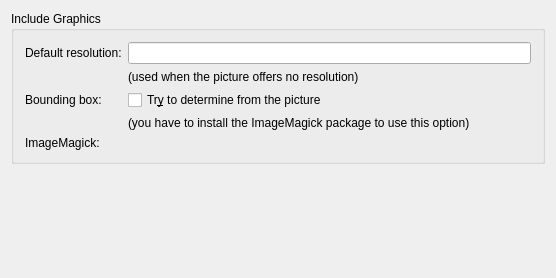
<ui version="4.0" >
 <class>KileWidgetGraphicsConfig</class>
 <widget class="QWidget" name="KileWidgetGraphicsConfig" >
  <property name="geometry" >
   <rect>
    <x>0</x>
    <y>0</y>
    <width>552</width>
    <height>278</height>
   </rect>
  </property>
  <property name="windowTitle" >
   <string>Graphics</string>
  </property>
  <layout class="QVBoxLayout" >
   <item>
    <widget class="QGroupBox" name="m_bgGraphics" >
     <property name="title" >
      <string>Include Graphics</string>
     </property>
     <property name="flat" >
      <bool>true</bool>
     </property>
     <layout class="QGridLayout" >
      <item row="0" column="0" >
       <widget class="QLabel" name="m_tlResolution" >
        <property name="text" >
         <string>Default resolution:</string>
        </property>
        <property name="wordWrap" >
         <bool>false</bool>
        </property>
        <property name="buddy" >
         <cstring>kcfg_resolution</cstring>
        </property>
       </widget>
      </item>
      <item row="0" column="1" >
       <widget class="KLineEdit" name="kcfg_resolution" />
      </item>
      <item row="1" column="1" >
       <widget class="QLabel" name="m_tlResolutionHelp" >
        <property name="sizePolicy" >
         <sizepolicy vsizetype="Preferred" hsizetype="Preferred" >
          <horstretch>1</horstretch>
          <verstretch>0</verstretch>
         </sizepolicy>
        </property>
        <property name="text" >
         <string>(used when the picture offers no resolution)</string>
        </property>
        <property name="wordWrap" >
         <bool>false</bool>
        </property>
       </widget>
      </item>
      <item row="2" column="0" >
       <widget class="QLabel" name="m_tlBbox" >
        <property name="text" >
         <string>Bounding box:</string>
        </property>
        <property name="wordWrap" >
         <bool>false</bool>
        </property>
        <property name="buddy" >
         <cstring>kcfg_boundingbox</cstring>
        </property>
       </widget>
      </item>
      <item row="2" column="1" >
       <widget class="QCheckBox" name="kcfg_boundingbox" >
        <property name="sizePolicy" >
         <sizepolicy vsizetype="Fixed" hsizetype="Maximum" >
          <horstretch>0</horstretch>
          <verstretch>0</verstretch>
         </sizepolicy>
        </property>
        <property name="text" >
         <string>Tr&amp;y to determine from the picture</string>
        </property>
       </widget>
      </item>
      <item row="3" column="1" >
       <widget class="QLabel" name="m_tlBBoxHelp" >
        <property name="sizePolicy" >
         <sizepolicy vsizetype="Preferred" hsizetype="Maximum" >
          <horstretch>0</horstretch>
          <verstretch>0</verstretch>
         </sizepolicy>
        </property>
        <property name="text" >
         <string>(you have to install the ImageMagick package to use this option)</string>
        </property>
        <property name="wordWrap" >
         <bool>false</bool>
        </property>
       </widget>
      </item>
      <item row="4" column="0" >
       <widget class="QLabel" name="m_tlImageMagick" >
        <property name="text" >
         <string>ImageMagick:</string>
        </property>
        <property name="wordWrap" >
         <bool>false</bool>
        </property>
       </widget>
      </item>
      <item row="4" column="1" >
       <widget class="QLabel" name="m_lbImagemagick" >
        <property name="text" >
         <string/>
        </property>
        <property name="wordWrap" >
         <bool>false</bool>
        </property>
       </widget>
      </item>
     </layout>
    </widget>
   </item>
   <item>
    <spacer>
     <property name="orientation" >
      <enum>Qt::Vertical</enum>
     </property>
     <property name="sizeHint" stdset="0" >
      <size>
       <width>534</width>
       <height>51</height>
      </size>
     </property>
    </spacer>
   </item>
  </layout>
 </widget>
 <layoutdefault spacing="6" margin="11" />
 <pixmapfunction>qPixmapFromMimeSource</pixmapfunction>
 <customwidgets>
  <customwidget>
   <class>KLineEdit</class>
   <extends>QLineEdit</extends>
   <header>klineedit.h</header>
  </customwidget>
 </customwidgets>
 <includes>
  <include location="global" >kconfig.h</include>
  <include location="local" >dialogs/latexcommanddialog.h</include>
  <include location="local" >latexcmd.h</include>
  <include location="local" >klineedit.h</include>
 </includes>
 <resources/>
 <connections/>
</ui>
